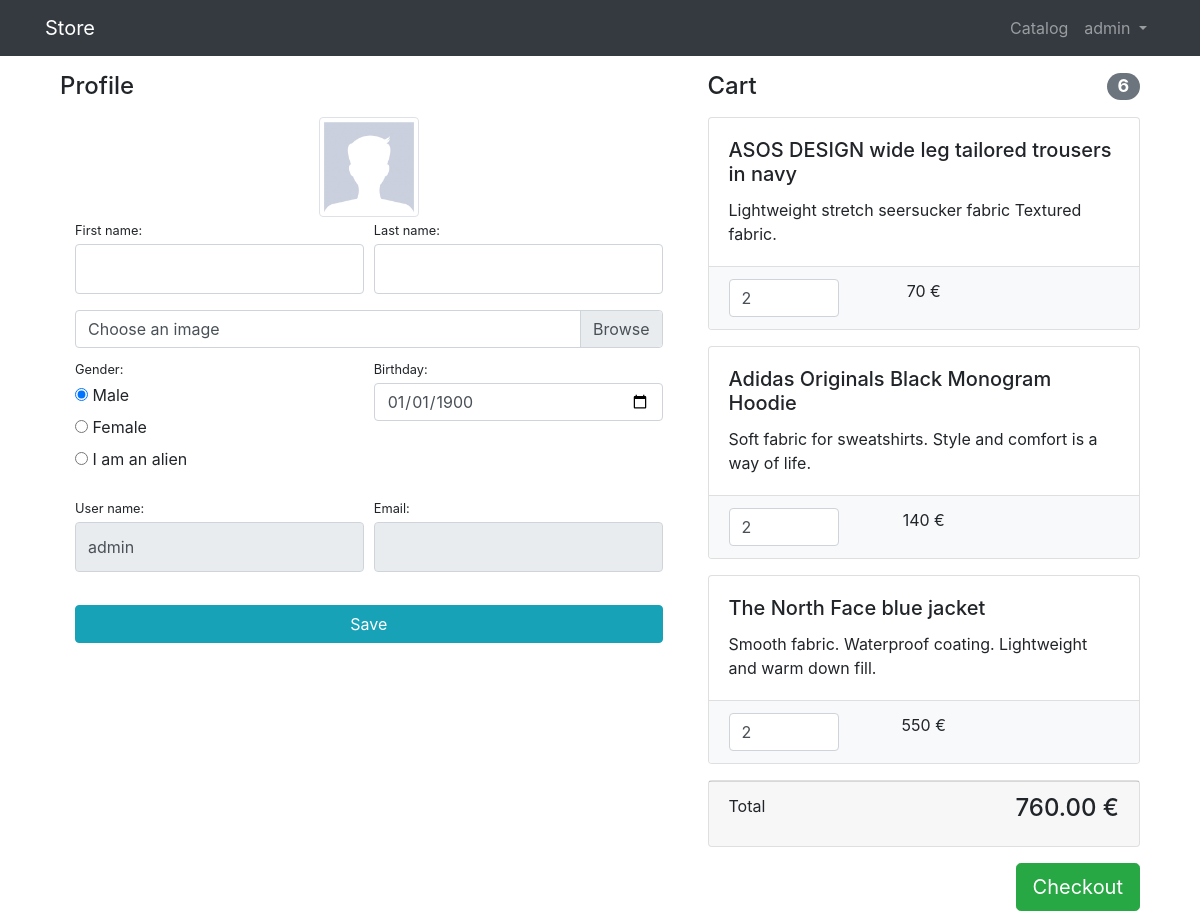
/users/profile/ (signed in), run on the app's committed database.
### users/models.py (models this page shows)
class User(AbstractUser):
    GENDERS = [
        ('m', 'Male'),
        ('f', 'Female'),
        ('o', 'I am an alien'),
    ]
    image = models.ImageField(upload_to='users_image', null=True, blank=True)
    gender = models.CharField(max_length=1, choices=GENDERS, default='m')
    birthday = models.DateField(blank=True, null=True, default=None)
    email = models.EmailField(unique=True)
    is_verified_email = models.BooleanField(default=False)

### products/models.py (models this page shows, shortened)
class CartItem(models.Model):
    product = models.ForeignKey(to=Product, on_delete=models.CASCADE)
    user = models.ForeignKey(to=User, on_delete=models.CASCADE)
    quantity = models.PositiveSmallIntegerField(default=0)
    create = models.DateTimeField(auto_now_add=True)
    objects = CartQuerySet.as_manager()
    def cost(self):
        return self.quantity * self.product.price

class Product(models.Model):
    name = models.CharField(max_length=250)
    description = models.TextField()
    image = models.ImageField(upload_to='prod_images/')
    price = models.DecimalField(max_digits=10, decimal_places=2)
    quantity = models.PositiveIntegerField(default=0)
    category = models.ForeignKey(to=ProdCategory, on_delete=models.CASCADE)

### users/views.py (the view)
# urls.py: path('profile/', ProfileView.as_view(), name='profile'),
class ProfileView(LoginRequiredMixin, SuccessMessageMixin, TitleMixin, UpdateView):
    title = 'Personal account'
    model = User
    form_class = UserProfileForm
    template_name = 'users/profile.html'
    success_url = reverse_lazy('users:profile')
    success_message = 'Your profile data has been successfully changed!'
    def get_object(self, queryset=None):
        return self.request.user
    def get_context_data(self, **kwargs):
        context = super().get_context_data(**kwargs)
        context['cart_items'] = CartItem.objects.filter(user=self.object)
        return context

### users/forms.py
class UserProfileForm(SetHtmlClassMixin, UserChangeForm):
    def __init__(self, *args, **kwargs):
        super().__init__(*args, **kwargs)
        self.fields['username'].disabled = True
        self.fields['username'].label = 'User name'
        self.fields['email'].disabled = True
    class Meta:
        model = User
        fields = ('image', 'first_name', 'last_name', 'username', 'email', 'gender', 'birthday',)
        widgets = {
            'image': forms.FileInput(attrs={
                'class': 'custom-file-input',
                'size': '50',
            }),
            'gender': forms.RadioSelect(attrs={
                'class': "form-gender",
            }),
            'birthday': forms.DateInput(attrs={
                'type': 'date',
                'class': 'form-control',
            }),
        }

### products/models.py (called while the page is built)
    def total_quantity(self):
        return sum(item.quantity for item in self)

    def total_cost(self):
        return sum(item.cost() for item in self)

### users/templatetags/custom_filters.py (called while the page is built)
@register.filter
def add_label_class(label_tag, css_class):
    index = label_tag.find('>')
    updated_label_tag = label_tag[:index] + f' class="{css_class}"' + label_tag[index:]
    return updated_label_tag

### users/views.py (called while the page is built)
    def get_context_data(self, **kwargs):
        return super().get_context_data(**kwargs, title=self.title)

### users/templates/users/profile.html (shortened to what this page needs)
{% extends 'products/base.html' %}
{% load static %}
{% load custom_filters %}
{% block css %}
    <link href="{% static 'vendor/css/profile.css' %}" rel="stylesheet">
{% endblock %}
{% block content %}
    <div class="container">
        <div class="row">
            <div class="col-lg-7">
                <h4 class="mt-3 mb-3">Profile</h4>
                <div class="col-lg-12 text-center">
                    <img width="100" height="100"
                         class="img-thumbnail"
                         src="{% if user.image %}{{ user.image.url }}
                {% else %}{% static 'vendor/img/users/default_avatar.jpg' %}{% endif %}"
                         alt="User avatar">
                </div>
                <div class="container">
                    <form action="{% url 'users:profile' %}" method="post" enctype="multipart/form-data">
                        <div class="form-row">
                            <div class="col-lg-6">
                                <div class="form-group">
                                    {{ form.first_name.label_tag|add_label_class:"small mb-1"|safe }}
                                    {{ form.first_name }}
                                </div>
                            </div>
                            <div class="col-lg-6">
                                <div class="form-group">
                                    {{ form.last_name.label_tag|add_label_class:"small mb-1"|safe }}
                                    {{ form.last_name }}
                                </div>
                            </div>
                        </div>
                        <div class="form-row mb-2">
                            <div class="col-lg-12">
                                <div class="custom-file">
                                    <label class="custom-file-label" for="{{ form.image.id_for_label }}">
                                        Choose an image</label>
                                </div>
                            </div>
                        </div>
                        <div class="form-row">
                            <div class="col-lg-6">
                                <div class="form-group">
                                    {{ form.gender.label_tag|add_label_class:"small mb-1"|safe }}
                                    {{ form.gender }}
                                </div>
                            </div>
                            <div class="col-lg-6">
                                <div class="form-group">
                                    {{ form.birthday.label_tag|add_label_class:"small mb-1"|safe }}
                                    {{ form.birthday}}
                                </div>
                            </div>
                        </div>
                        <div class="form-row">
                            <div class="col-lg-6">
                                {{ form.username.label_tag|add_label_class:"small mb-1"|safe }}
                                {{ form.username }}
                            </div>
                            <div class="col-lg-6">
                                {{ form.email.label_tag|add_label_class:"small mb-1"|safe }}
                                {{ form.email }}
                            </div>
                        </div>
                        <div class="form-row">
                            <div class="col-lg-12" style="margin-top: 33px;">
                                <input class="btn btn-info btn-block" type="submit" value="Save">
                            </div>
                        </div>
                    </form>
                </div>
            </div>
            <div class="col-lg-5">
                {% include 'users/cart.html' %}
            </div>
        </div>
    </div>
{% endblock %}

### products/templates/products/base.html (shortened to what this page needs)
{% load static %}
<!DOCTYPE html>
<html lang="en">
<head>
    <link href="{% static '/vendor/bootstrap/css/bootstrap.min.css' %}" rel="stylesheet">
    <link href="{% static 'vendor/css/base_messages.css' %}" rel="stylesheet">
    {% block css %} {% endblock %}
</head>
<body>
<nav class="navbar navbar-expand-lg navbar-dark bg-dark fixed-top">
    <div class="container">
        <a class="navbar-brand" href="{% url 'index' %}">Store</a>
        <div class="collapse navbar-collapse" id="navbarResponsive">
            <ul class="navbar-nav ml-auto">
                <li class="nav-item">
                    <a class="nav-link" href="{% url 'products:category' 0 %}">Catalog
                    </a>
                </li>
                {% if user.is_authenticated %}
                    <li class="nav-item dropdown">
                        <a class="nav-link dropdown-toggle" href="#" id="navbarDropdown" role="button"
                           data-bs-toggle="dropdown" aria-expanded="false">
                            {{ user.username }}
                        </a>
                    </li>
                {% else %}
                    <li class="nav-item">
                        <a class="nav-link" href="{% url 'users:login' %}">Log in <i class="fas fa-sign-in-alt"></i></a>
                    </li>
                {% endif %}
            </ul>
        </div>
    </div>
</nav>
<div class="container">
    {% block content %}{% endblock %}
</div>
</body>
</html>

### users/templates/users/cart.html (shortened to what this page needs)
{% load custom_filters %}
{% if cart_items %}
    <h4 class="mt-3 mb-3 d-flex justify-content-between align-items-center mb-3">
        Cart <span class="badge badge-secondary badge-pill">{{ cart_items.total_quantity }}</span>
    </h4>
    {% for cart_item in cart_items %}
        <div class="card mb-3">
            <div class="card-body">
                <h5 class="card-title">{{ cart_item.product.name }}</h5>
                <p class="card-text">{{ cart_item.product.description }}</p>
            </div>
            <ul class="list-group list-group-flush">
                <li class="list-group-item bg-light">
                    <div class="row text-center">
                        <div class="col-lg-4">
                            <input name="basketID" type="number" class="form-control"
                                   value="{{ cart_item.quantity }}" min="0">
                        </div>
                        <div class="col-lg-4">{{ cart_item.cost|floatformat:"-2" }} €</div>
                        <div class="col-lg-4">
                        </div>
                    </div>
                </li>
            </ul>
        </div>
    {% endfor %}
    <div class="card mb-3">
        <div class="card-footer">
            <p class="float-left">Total</p>
            <h4 class="float-right">{{ cart_items.total_cost }} €</h4>
        </div>
    </div>
    <a class="btn btn-success btn-lg float-right" href="../orders/order-create.html">
        Checkout
    </a>
{% else %}
    <h4 class="mt-3 mb-3 text-center">
        Cart is empty
    </h4>
{% endif %}

### data on the page
User: username "admin", gender "☑ Male ☐ Female ☐ I am an alien", birthday "01/01/1900"
CartItem: total_quantity "6", product.name "ASOS DESIGN wide leg tailored trousers in navy", product.description "Lightweight stretch seersucker fabric Textured fabric.", basketID "2", cost "70", total_cost "760.00"
CartItem: product.name "Adidas Originals Black Monogram Hoodie", product.description "Soft fabric for sweatshirts. Style and comfort is a way of life.", basketID "2", cost "140"
CartItem: product.name "The North Face blue jacket", product.description "Smooth fabric. Waterproof coating. Lightweight and warm down fill.", basketID "2", cost "550"
